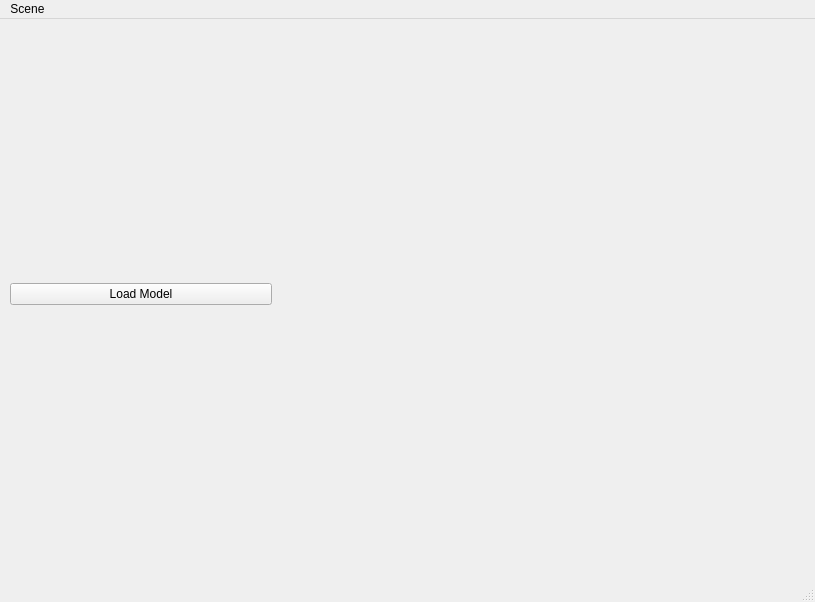
<?xml version="1.0" encoding="UTF-8"?>
<ui version="4.0">
 <class>MainWindow</class>
 <widget class="QMainWindow" name="MainWindow">
  <property name="geometry">
   <rect>
    <x>0</x>
    <y>0</y>
    <width>815</width>
    <height>602</height>
   </rect>
  </property>
  <property name="windowTitle">
   <string>MainWindow</string>
  </property>
  <widget class="QWidget" name="centralwidget">
   <widget class="QWidget" name="layoutWidget">
    <property name="geometry">
     <rect>
      <x>10</x>
      <y>0</y>
      <width>791</width>
      <height>551</height>
     </rect>
    </property>
    <layout class="QHBoxLayout" name="horizontalLayout_2" stretch="1,2">
     <item>
      <layout class="QVBoxLayout" name="verticalLayout_2" stretch="0,0">
       <item>
        <layout class="QVBoxLayout" name="sceneOptions">
         <property name="sizeConstraint">
          <enum>QLayout::SetNoConstraint</enum>
         </property>
        </layout>
       </item>
       <item>
        <widget class="QPushButton" name="loadModelBtn">
         <property name="text">
          <string>Load Model</string>
         </property>
        </widget>
       </item>
      </layout>
     </item>
     <item>
      <widget class="GLWidget" name="openglWidget" native="true"/>
     </item>
    </layout>
   </widget>
  </widget>
  <widget class="QMenuBar" name="menubar">
   <property name="geometry">
    <rect>
     <x>0</x>
     <y>0</y>
     <width>815</width>
     <height>25</height>
    </rect>
   </property>
   <widget class="QMenu" name="menuScene">
    <property name="title">
     <string>Scene</string>
    </property>
    <addaction name="actionScenePhong"/>
   </widget>
   <addaction name="menuScene"/>
  </widget>
  <widget class="QStatusBar" name="statusbar"/>
  <action name="actionScenePhong">
   <property name="text">
    <string>Phong</string>
   </property>
  </action>
 </widget>
 <customwidgets>
  <customwidget>
   <class>GLWidget</class>
   <extends>QWidget</extends>
   <header location="global">glwidget.h</header>
   <container>1</container>
  </customwidget>
 </customwidgets>
 <resources/>
 <connections/>
</ui>
